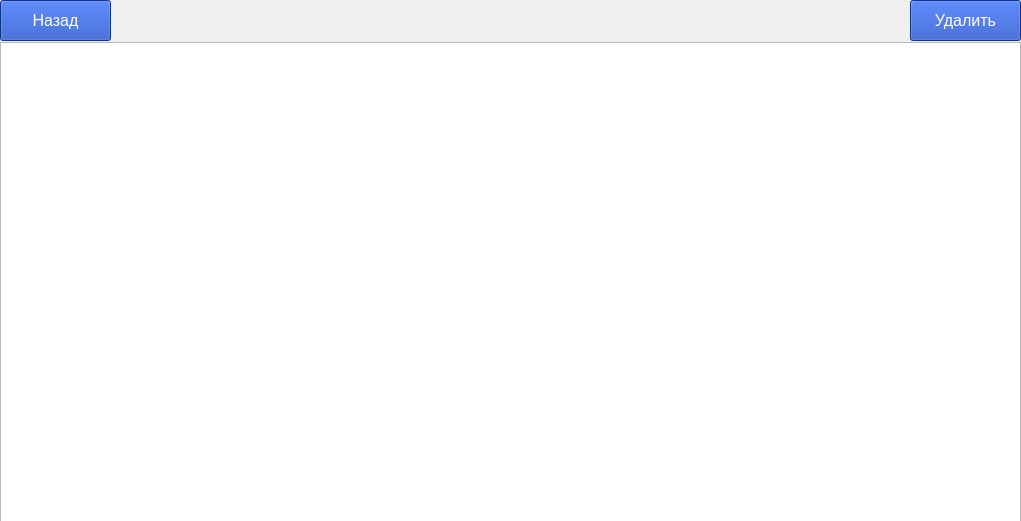
<?xml version="1.0" encoding="UTF-8"?>
<ui version="4.0">
 <class>Deleter</class>
 <widget class="QWidget" name="Deleter">
  <property name="geometry">
   <rect>
    <x>0</x>
    <y>0</y>
    <width>1021</width>
    <height>521</height>
   </rect>
  </property>
  <property name="windowTitle">
   <string>Form</string>
  </property>
  <property name="styleSheet">
   <string notr="true">QPushButton {
border: 1.5px solid var(--primary-color); border-radius: 0.25rem; font-size: 16px; min-width: 98px; background-color: rgb(25, 70, 186);; color: rgb(255, 255, 255);
}</string>
  </property>
  <widget class="QTableView" name="tableView">
   <property name="geometry">
    <rect>
     <x>0</x>
     <y>42</y>
     <width>1021</width>
     <height>481</height>
    </rect>
   </property>
  </widget>
  <widget class="QPushButton" name="pushButton">
   <property name="geometry">
    <rect>
     <x>0</x>
     <y>0</y>
     <width>111</width>
     <height>41</height>
    </rect>
   </property>
   <property name="text">
    <string>Назад</string>
   </property>
  </widget>
  <widget class="QPushButton" name="del">
   <property name="geometry">
    <rect>
     <x>910</x>
     <y>0</y>
     <width>111</width>
     <height>41</height>
    </rect>
   </property>
   <property name="text">
    <string>Удалить</string>
   </property>
  </widget>
 </widget>
 <resources/>
 <connections/>
</ui>
